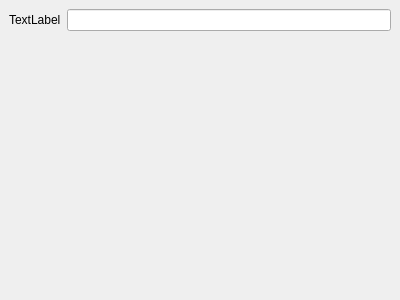
<ui version="4.0" >
 <class>MyTestDialog</class>
 <widget class="QDialog" name="MyTestDialog" >
  <property name="geometry" >
   <rect>
    <x>0</x>
    <y>0</y>
    <width>400</width>
    <height>300</height>
   </rect>
  </property>
  <property name="windowTitle" >
   <string>Dialog</string>
  </property>
  <layout class="QHBoxLayout" >
   <property name="margin" >
    <number>9</number>
   </property>
   <property name="spacing" >
    <number>6</number>
   </property>
   <item>
    <layout class="QVBoxLayout" >
     <property name="margin" >
      <number>0</number>
     </property>
     <property name="spacing" >
      <number>6</number>
     </property>
     <item>
      <layout class="QHBoxLayout" >
       <property name="margin" >
        <number>0</number>
       </property>
       <property name="spacing" >
        <number>6</number>
       </property>
       <item>
        <widget class="QLabel" name="lblName" >
         <property name="text" >
          <string>TextLabel</string>
         </property>
        </widget>
       </item>
       <item>
        <widget class="QLineEdit" name="txtName" />
       </item>
      </layout>
     </item>
     <item>
      <spacer>
       <property name="orientation" >
        <enum>Qt::Vertical</enum>
       </property>
       <property name="sizeHint" >
        <size>
         <width>20</width>
         <height>40</height>
        </size>
       </property>
      </spacer>
     </item>
    </layout>
   </item>
  </layout>
 </widget>
 <resources/>
 <connections/>
</ui>
